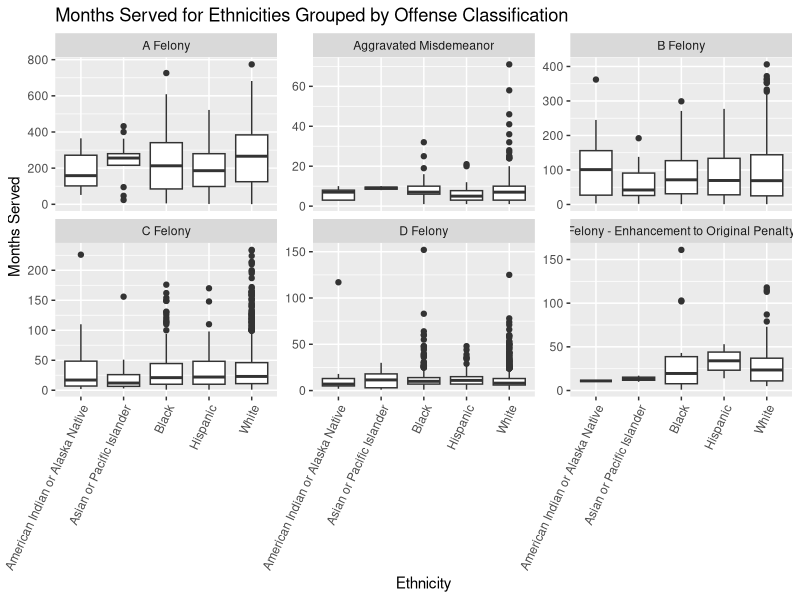
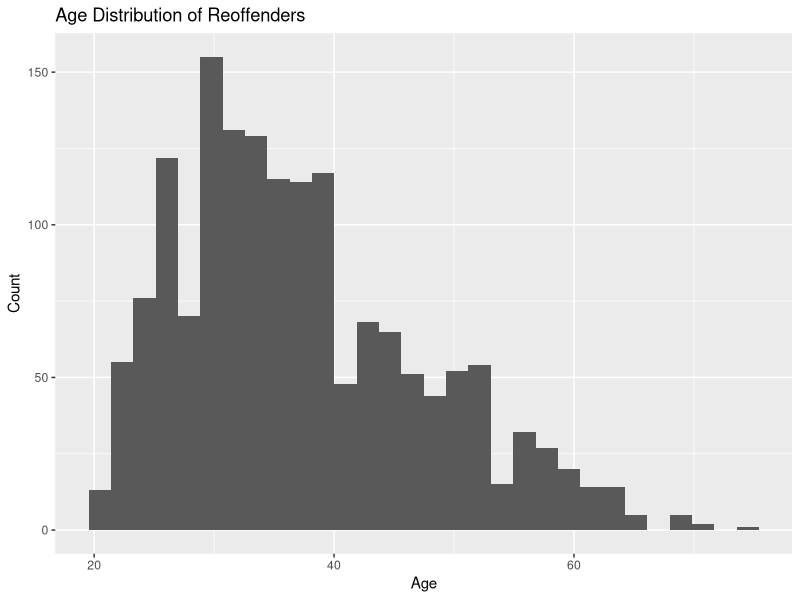
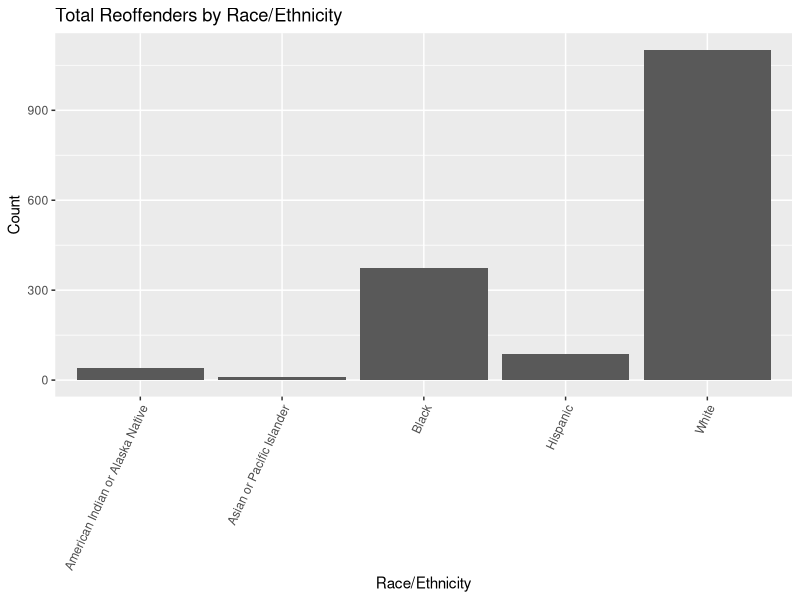
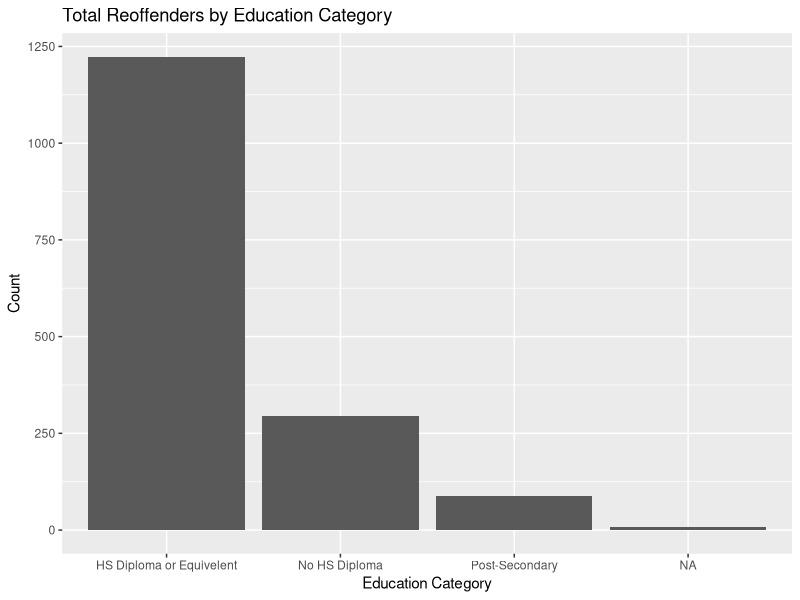
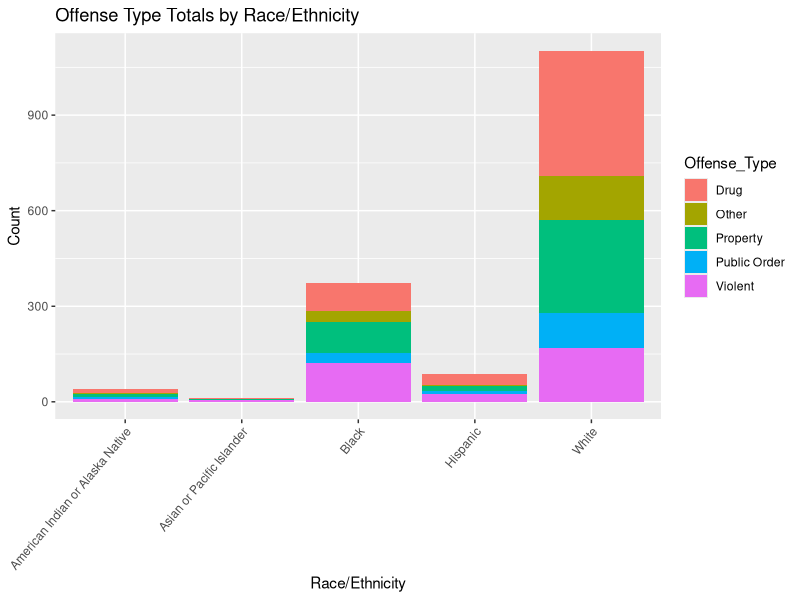
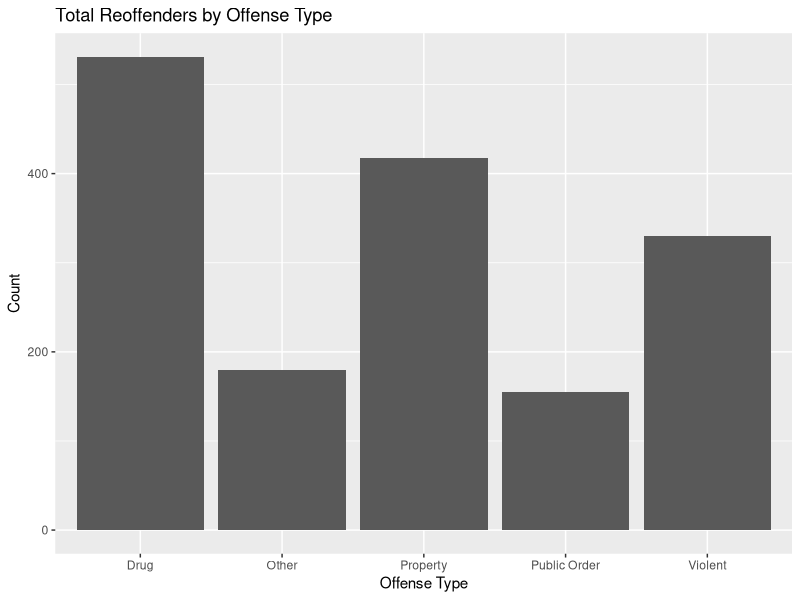
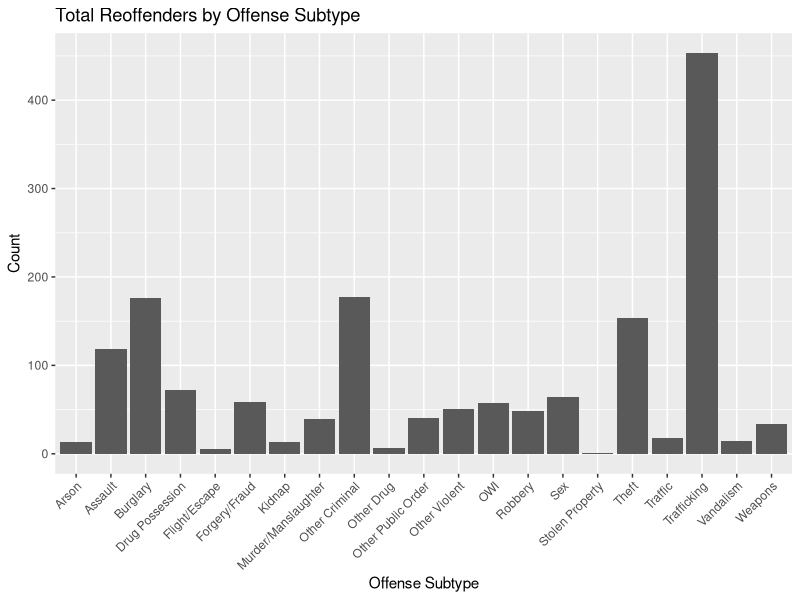

These figures' R source, in order:
## ---- chunk 1
knitr::opts_chunk$set(echo = TRUE)
## ---- chunk 2
library(ggplot2)
library(tidyverse)

df <- read.csv('Current_Iowa_Correctional_System_Prison_Population.csv')


# Cleaning

df <- df %>%
  filter(Prison.Admission.Type == "New Admit New Sentence" & Offense.Classification != "None" & Offense.Classification != "Felony - Mandatory Minimum" & Offense.Classification != "Simple Misdemeanor" & Offense.Classification != "Serious Misdemeanor" & Offense.Classification != "Other Felony")

# Plotting

ggplot(df, aes(x = Race...Ethnicity, y = Months.Served)) +
  geom_boxplot() + facet_wrap(~Offense.Classification, scales = "free_y") +
  theme(axis.text.x = element_text(angle = 65, vjust = 1, hjust = 1)) +
  labs(x = "Ethnicity", y = "Months Served", title = "Months Served for Ethnicities Grouped by Offense Classification")
## ---- chunk 3
df <- read.csv('Current_Iowa_Correctional_System_Prison_Population.csv')
unique(df$Prison.Admission.Type)
df <- df %>%
  filter(Prison.Admission.Type != "New Admit New Sentence" & Prison.Admission.Type != "Other")
df$Education.Category <- replace(df$Education.Category, df$Education.Category == "", NA) 

ggplot(df, aes(x = Age)) +
  geom_histogram() +
  labs(x = "Age", y = "Count", title = "Age Distribution of Reoffenders")

ggplot(df, aes(x = Race...Ethnicity)) +
  geom_bar() +
  labs(x = "Race/Ethnicity", y = "Count", title = "Total Reoffenders by Race/Ethnicity") +
  theme(axis.text.x = element_text(angle = 65, vjust = 1, hjust = 1))

ggplot(df, aes(x = Education.Category)) +
  geom_bar() +
  labs(x = "Education Category", y = "Count", title = "Total Reoffenders by Education Category")

ra <- df %>%
  group_by(interaction(Race...Ethnicity, Offense.Type, sep = " . ")) %>%
  summarize(n = n()) %>%
  rename(total = "n") %>%
  separate('interaction(Race...Ethnicity, Offense.Type, sep = " . ")', into = c("Race...Ethnicity", "Offense_Type"), sep = " . ")

ggplot(ra, aes(x = Race...Ethnicity, y = total, fill = Offense_Type)) +
  geom_bar(position="stack", stat="identity") +
  labs(x = "Race/Ethnicity", y = "Count", title = "Offense Type Totals by Race/Ethnicity") +
  theme(axis.text.x = element_text(angle = 50, vjust = 1, hjust = 1))


ggplot(df, aes(x = Offense.Type)) +
  geom_bar() +
  labs(x = "Offense Type", y = "Count", title = "Total Reoffenders by Offense Type")

ggplot(df, aes(x = Offense.Subtype)) +
  geom_bar() +
  theme(axis.text.x = element_text(angle = 45, vjust = 1, hjust = 1)) +
  labs(x = "Offense Subtype", y = "Count", title = "Total Reoffenders by Offense Subtype")
